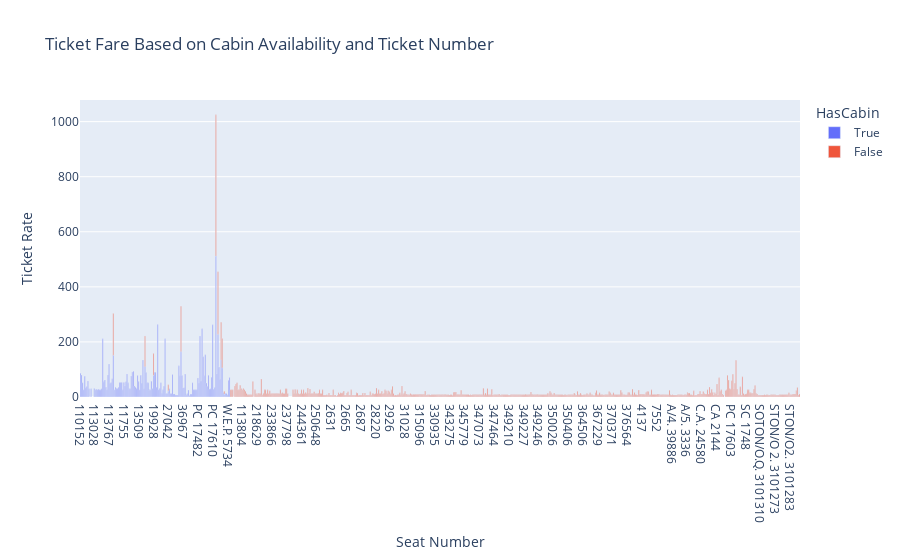

Notebook source saved alongside this figure:
### Markdown cell above
Considering the context of the Titanic shipwreck, we can formulate a question related to the ticket fare based on the availability of cabin information for different ticket numbers. The question could be:

"Did passengers with assigned cabins have a higher Ticket fare, and does this vary across different ticket numbers?

### Code cell
import plotly.express as px
import pandas as pd
df['HasCabin'] = df['Cabin'].notna()
ticket_fare = df.groupby(['Ticket', 'HasCabin'])['Fare'].mean().reset_index()
fig = px.bar(
    ticket_fare,
    x='Ticket',
    y='Fare',
    color='HasCabin',
    labels={'Fare': 'Ticket Rate', 'Ticket': 'Seat Number'},
    title='Ticket Fare Based on Cabin Availability and Ticket Number'
)
fig.show()

### Figure 1 — Plotly figure (JSON) as saved in the notebook; plotly's stock layout.template omitted (floating-point values rounded to 4 significant figures; data arrays with more than 128 entries replaced by an {"elided": "..."} marker saying what was removed)
{"data": [{"alignmentgroup": "True", "hovertemplate": "HasCabin=True<br>Seat Number=%{x}<br>Ticket Rate=%{y}<extra></extra>", "legendgroup": "True", "marker": {"color": "#636efa", "pattern": {"shape": ""}}, "name": "True", "offsetgroup": "True", "orientation": "v", "showlegend": true, "textposition": "auto", "type": "bar", "x": {"elided": "142 str values"}, "xaxis": "x", "y": {"elided": "142 float values"}, "yaxis": "y"}, {"alignmentgroup": "True", "hovertemplate": "HasCabin=False<br>Seat Number=%{x}<br>Ticket Rate=%{y}<extra></extra>", "legendgroup": "False", "marker": {"color": "#EF553B", "pattern": {"shape": ""}}, "name": "False", "offsetgroup": "False", "orientation": "v", "showlegend": true, "textposition": "auto", "type": "bar", "x": {"elided": "549 str values"}, "xaxis": "x", "y": {"elided": "549 float values"}, "yaxis": "y"}], "layout": {"barmode": "relative", "legend": {"title": {"text": "HasCabin"}, "tracegroupgap": 0}, "title": {"text": "Ticket Fare Based on Cabin Availability and Ticket Number"}, "xaxis": {"anchor": "y", "domain": [0, 1], "title": {"text": "Seat Number"}}, "yaxis": {"anchor": "x", "domain": [0, 1], "title": {"text": "Ticket Rate"}}}}
